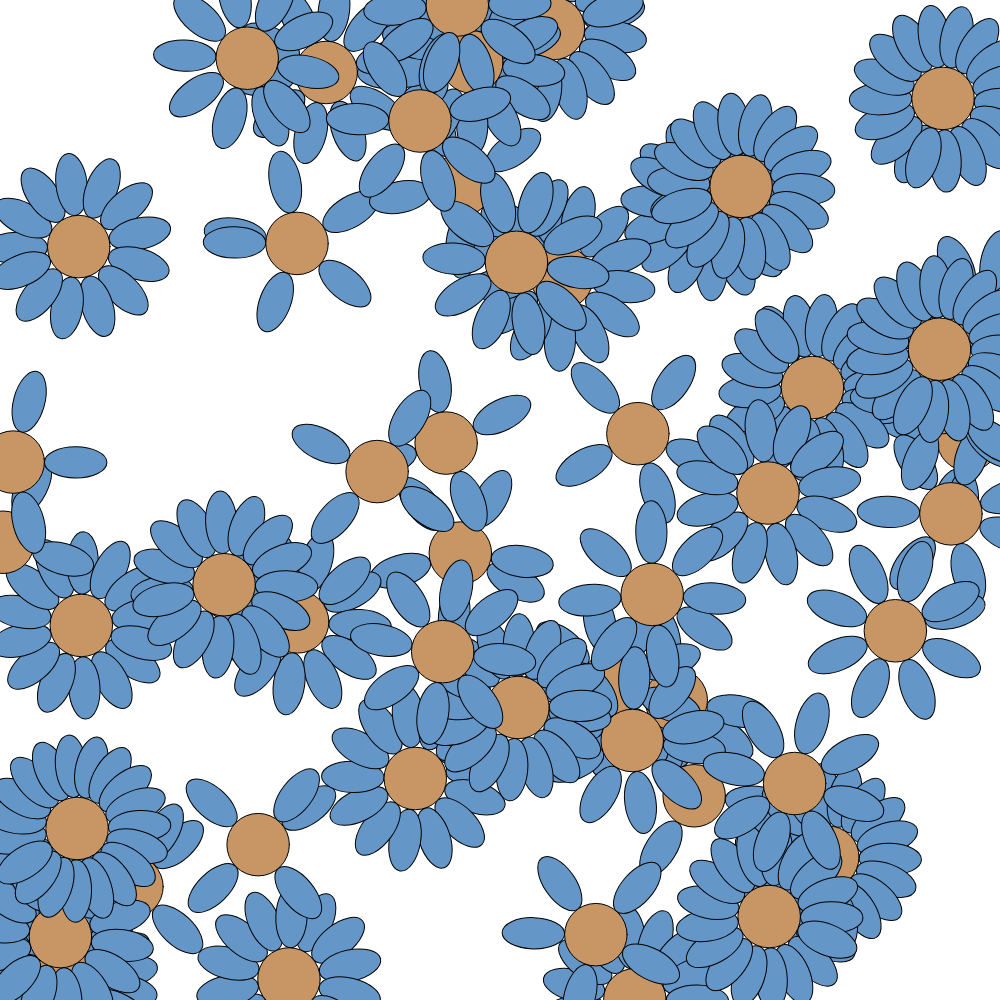
Frame 1 (no input)
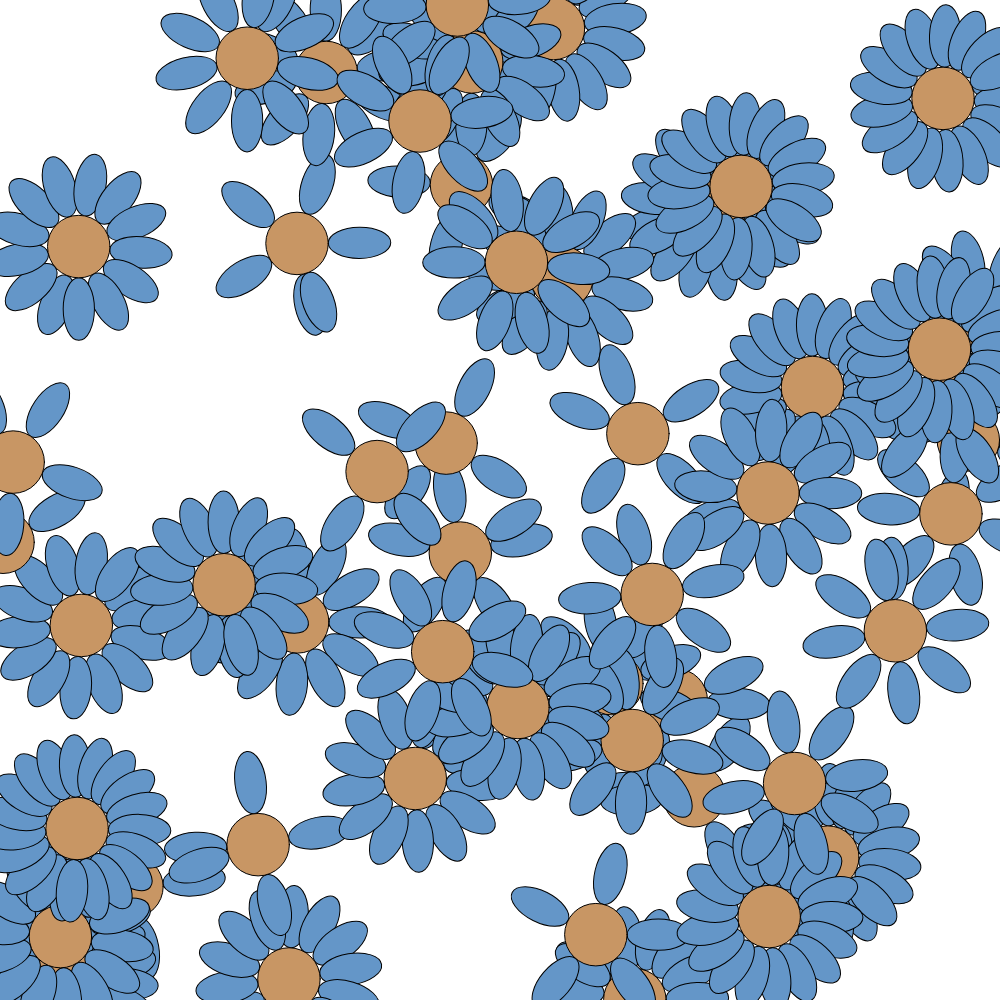
Frame 60 (no input)
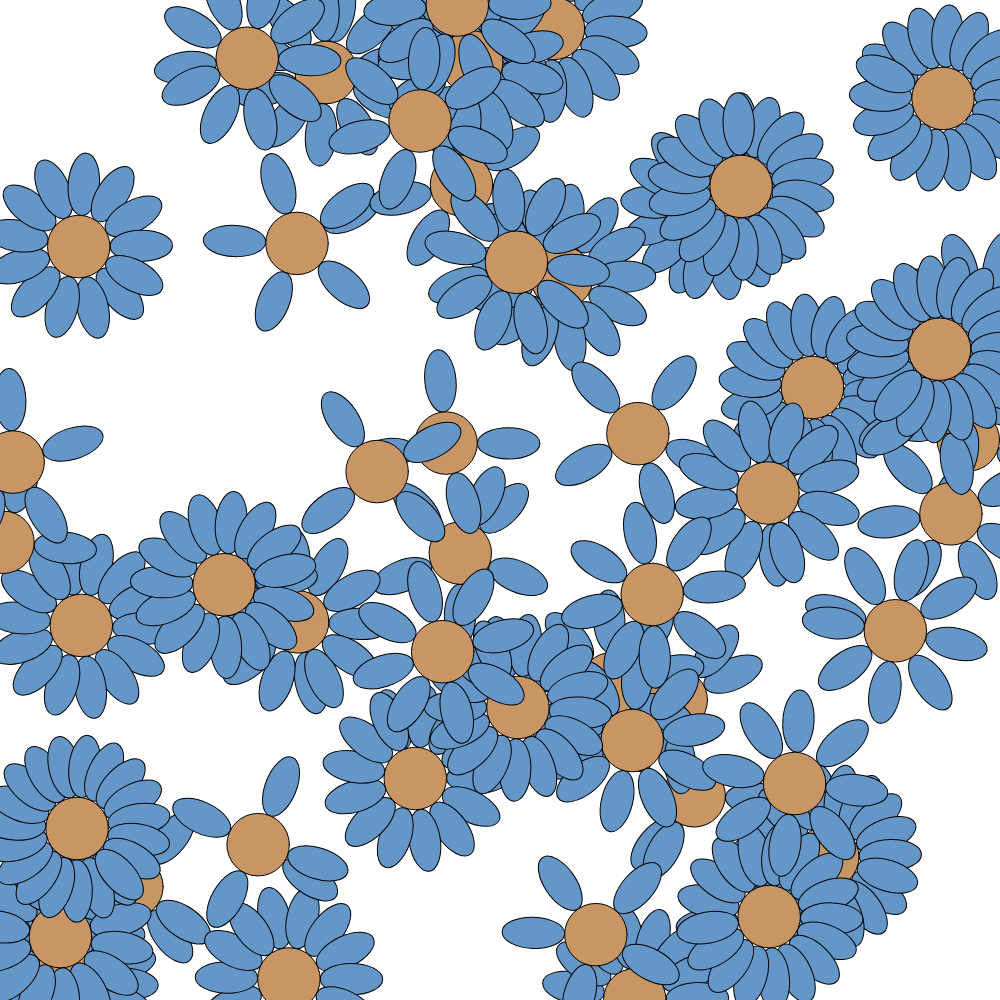
Frame 120 (the mouse pressed at the canvas centre since frame 60)

The p5.js sketch that drew these frames (run headless with seeded random() and noise() and a simulated clock; from frame 60 on, the mouse is pressed at the canvas centre):

// p5.js sketch
// ── sketch.js
// Sketch Title - for MuW201 Tangible Computing, 2019
// Firstname Lastname 
// GitHub Username
// Date 

let flower01
let flower02 
let flowers  = [] // creates an empty array
let numFlowers = 50 

function setup(){

	createCanvas(1000,1000);
	background(255)

	for (var i = 0; i < numFlowers; i ++){
		
		let flo = createFlower()
		flowers.push(flo)

	}
	


}

function draw(){
	background(255)

	for(var i = 0; i < numFlowers; i ++){

		let flo = flowers[i]
		push()
		drawFlower(flo)
		pop()
	}

   

}


	
function createFlower(){

	let flower = {}
	flower.posX = random(width)
	flower.posY = random(height) 
	flower.numPetals = random(1,10)*2
	flower.innerRadius = width/16
	flower.outerRadius = width/8
	flower.color1 = [100,150,200]
	flower.color2 = [200,150,100]
	flower.rotation = random(0,TWO_PI)
	flower.speed = random(0.05,0.1)
	flower.scale = 1
	
	return flower


}

function drawFlower(flower){

	fill(flower.color1)
	flower.rotation += flower.speed

	push()
		translate(flower.posX,flower.posY)
		rotate(flower.rotation)


	for(var angle = 0; angle < TWO_PI; angle += TWO_PI/flower.numPetals){

		// console.log(angle)

		push()

		rotate(angle)
		ellipse(0,flower.innerRadius,(flower.outerRadius-flower.innerRadius)/2,flower.outerRadius-flower.innerRadius)
		pop()

	}

	pop()

fill(flower.color2)
ellipse(flower.posX, flower.posY, flower.innerRadius, flower.innerRadius)

}
